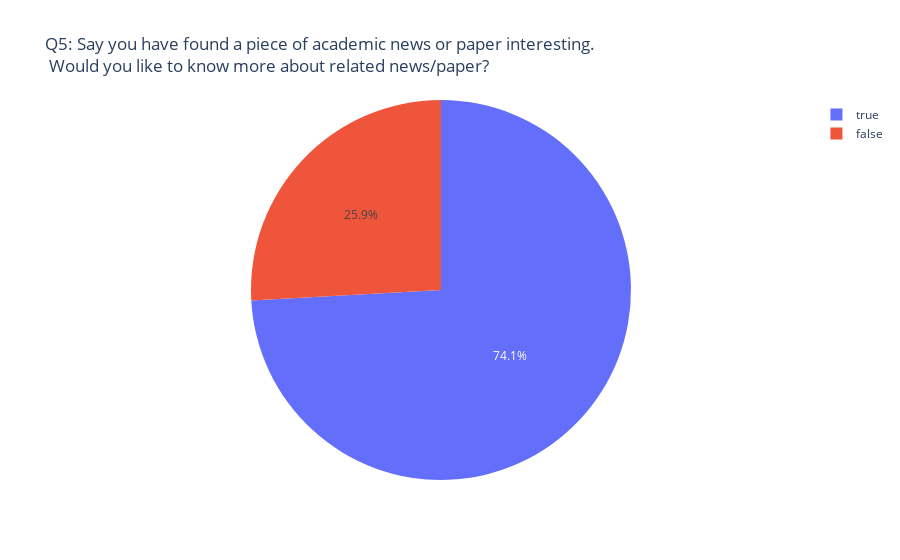

The notebook cell this image was saved under:
### Code cell
df[f'q{question_no}'] = pd.concat([unified_q5_en, unified_q5_zh], axis=0)
q5_text = f"Q{question_no}: Say you have found a piece of academic news or paper interesting. <br> Would you like to know more about related news/paper?"
q5_data = df.q5.value_counts().to_dict()
form_pie_chart(
    labels=list(q5_data.keys()), 
    values=list(q5_data.values()),
    title=q5_text
)

### Figure 1 — Plotly figure (JSON) as saved in the notebook; plotly's stock layout.template omitted (floating-point values rounded to 4 significant figures)
{"data": [{"labels": [true, false], "type": "pie", "values": [106, 37]}], "layout": {"title": {"text": "Q5: Say you have found a piece of academic news or paper interesting. <br> Would you like to know more about related news/paper?"}}}
